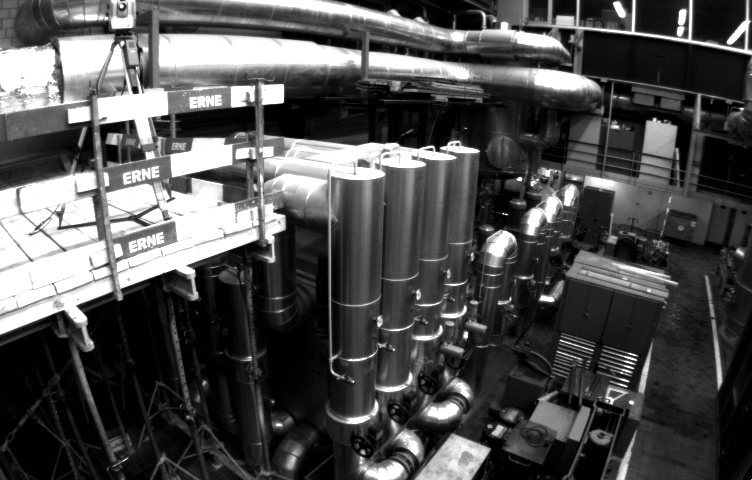
#> input picture tests/data/mh01_frame1.png, 752 x 480 px, found by its file name
$ python opencv_frontend_fixtures.py ../../../tests/data/mh01_frame1.png
#> lines starting #> are read from the running program, lines starting #| are printed output that depends on the picture
"""Write `tests/data/frontend_opencv.bin`: OpenCV reference outputs for the
fixed-point LK and pyrDown parity tests in kornia-imgproc.

Usage: python3 opencv_frontend_fixtures.py <kornia-rs root>

Inputs are `tests/data/mh01_frame1.png` and `mh01_frame2.png` (752x480).
Points: 150 Shi-Tomasi corners at least 10 px inside, 50 within 10 px of an
edge (where the window leaves the image). LK: 21x21 window, maxLevel 3,
COUNT|EPS 30 / 0.01, minEigThreshold 1e-4, one thread.

Layout, little endian:
  u32 n
  f32[n][2] prev points
  f32[n][2] OpenCV next points
  u8[n]     OpenCV status
  u32 w, u32 h      pyrDown crop size of the source (top-left 0, 0)
  u8[ceil(h/2)][ceil(w/2)] cv2.pyrDown(frame1[:h, :w])
"""

import struct
import sys
from pathlib import Path

import cv2
import numpy as np

CROP_W, CROP_H = 257, 161  # odd on purpose: exercises the reflect-101 right/bottom column


def main(root: Path) -> None:
    cv2.setNumThreads(1)
    data = root / "tests" / "data"
    f1 = cv2.imread(str(data / "mh01_frame1.png"), cv2.IMREAD_GRAYSCALE)
#> f1 is the input picture: shape (480, 752); min 1, max 255, mean 79.7
    f2 = cv2.imread(str(data / "mh01_frame2.png"), cv2.IMREAD_GRAYSCALE)
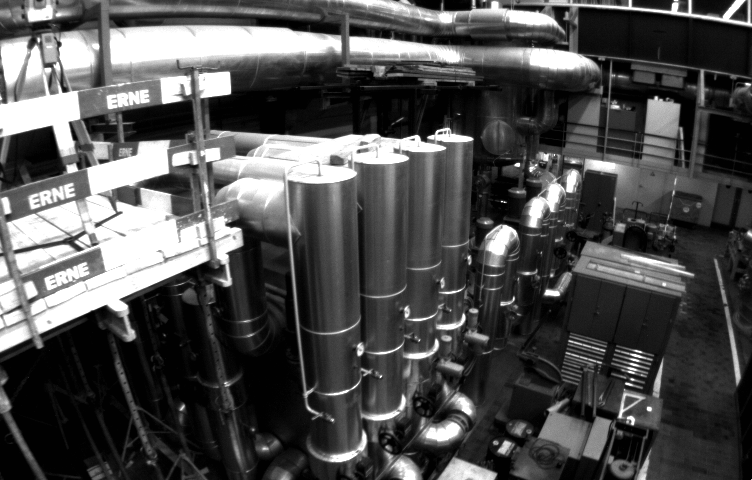
#> input picture tests/data/mh01_frame2.png, 752 x 480 px, found by its file name
#> f2 is the input picture: shape (480, 752); min 1, max 255, mean 79.4
    assert f1.shape == (480, 752) and f2.shape == f1.shape
    h, w = f1.shape
#> h = 480; w = 752
    band = 10
    inner = np.zeros_like(f1)
    inner[band : h - band, band : w - band] = 255
    pi = cv2.goodFeaturesToTrack(f1, 150, 0.01, 7, mask=inner).reshape(-1, 2)
#> pi = 150 pairs, first value 28 to 739, second value 10 to 457
    pb = cv2.goodFeaturesToTrack(f1, 50, 0.001, 5, mask=255 - inner).reshape(-1, 2)
#> pb = 50 pairs, first value 2 to 750, second value 1 to 478
    pts = np.vstack([pi, pb]).astype(np.float32)
#> pts = 200 pairs, first value 2 to 750, second value 1 to 478
    crit = (cv2.TERM_CRITERIA_COUNT | cv2.TERM_CRITERIA_EPS, 30, 0.01)
    nxt, st, _ = cv2.calcOpticalFlowPyrLK(
        f1, f2, pts.reshape(-1, 1, 2), None, winSize=(21, 21), maxLevel=3, criteria=crit, minEigThreshold=1e-4
    )
#> nxt = 200 rows, first 8: [472, 139.1], [426.2, 137.7], [672.4, -0.564], [515, 164.8], [625.5, 422.3], [651.7, 360.2], [332.2, 419.6], [225.9, 224.3]; st = 200 values, max 1 at index 0, min 0 at index 17, mean 0.87
    down = cv2.pyrDown(f1[:CROP_H, :CROP_W])
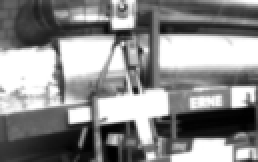
#> down: shape (81, 129) (shown 2 times larger); min 1, max 255, mean 139.8
    blob = struct.pack("<I", len(pts))
    blob += pts.tobytes() + nxt.reshape(-1, 2).astype(np.float32).tobytes() + st.reshape(-1).astype(np.uint8).tobytes()
    blob += struct.pack("<II", CROP_W, CROP_H) + down.tobytes()
    (data / "frontend_opencv.bin").write_bytes(blob)
    print(f"{len(pts)} points, {int(st.sum())} tracked, pyrDown {down.shape}, {len(blob)} bytes, cv2 {cv2.__version__}")
#| 200 points, 174 tracked, pyrDown (81, 129), 13861 bytes, cv2 4.13.0


if __name__ == "__main__":
    main(Path(sys.argv[1]))
